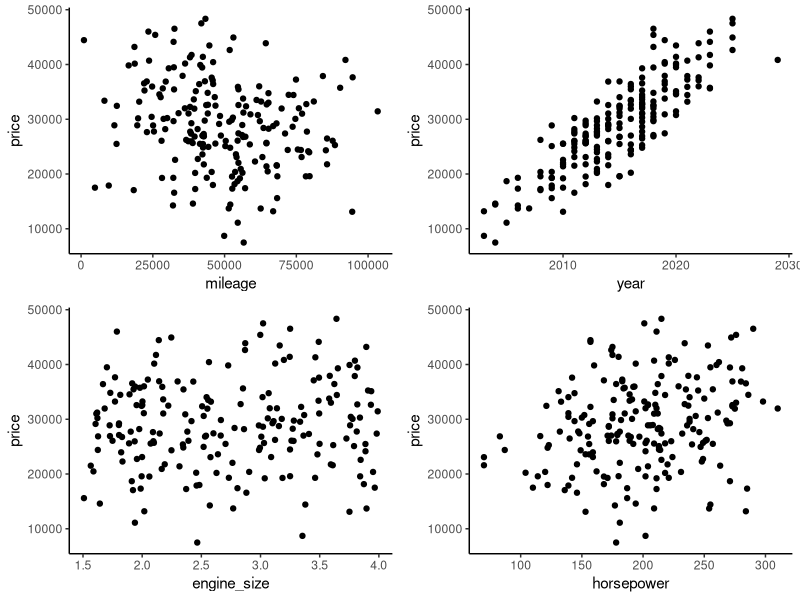

The R source for this figure:
# Scott Schumacker
# Multivariable Linear Regression

# Loading packages
library(tidyverse)
library(lmtest)
library(gridExtra)

# Creating data set
n <- 200

mileage <- rnorm(n, mean = 50000, sd = 20000)
year <- round(rnorm(n, mean = 2015, sd = 5))
engine_size <- runif(n, min = 1.5, max = 4.0)
horsepower <- round(rnorm(n, mean = 200, sd = 50))
mileage <- pmax(mileage, 1000)
horsepower <- pmax(horsepower, 70)

true_coefficients <- c(1000, -0.1, 1500, 200, 50)
error_sd <- 3000

price <- true_coefficients[1] +
  true_coefficients[2] * mileage +
  true_coefficients[3] * (year - 2000) +
  true_coefficients[4] * engine_size +
  true_coefficients[5] * horsepower +
  rnorm(n, 0, error_sd)

car_data <- data.frame(price, mileage, year, engine_size, horsepower)

# Visualizing the relationship between our independent and dependent variables
# Visualizing data as scatter plot
P1 <- car_data %>% 
  ggplot(aes(mileage, price)) +
  geom_point() +
  theme_classic()

P2 <- car_data %>% 
  ggplot(aes(year, price)) +
  geom_point() +
  theme_classic()

P3 <- car_data %>% 
  ggplot(aes(engine_size, price)) +
  geom_point() +
  theme_classic()

P4 <- car_data %>% 
  ggplot(aes(horsepower, price)) +
  geom_point() +
  theme_classic()

grid.arrange(P1,P2,P3,P4, nrow = 2)